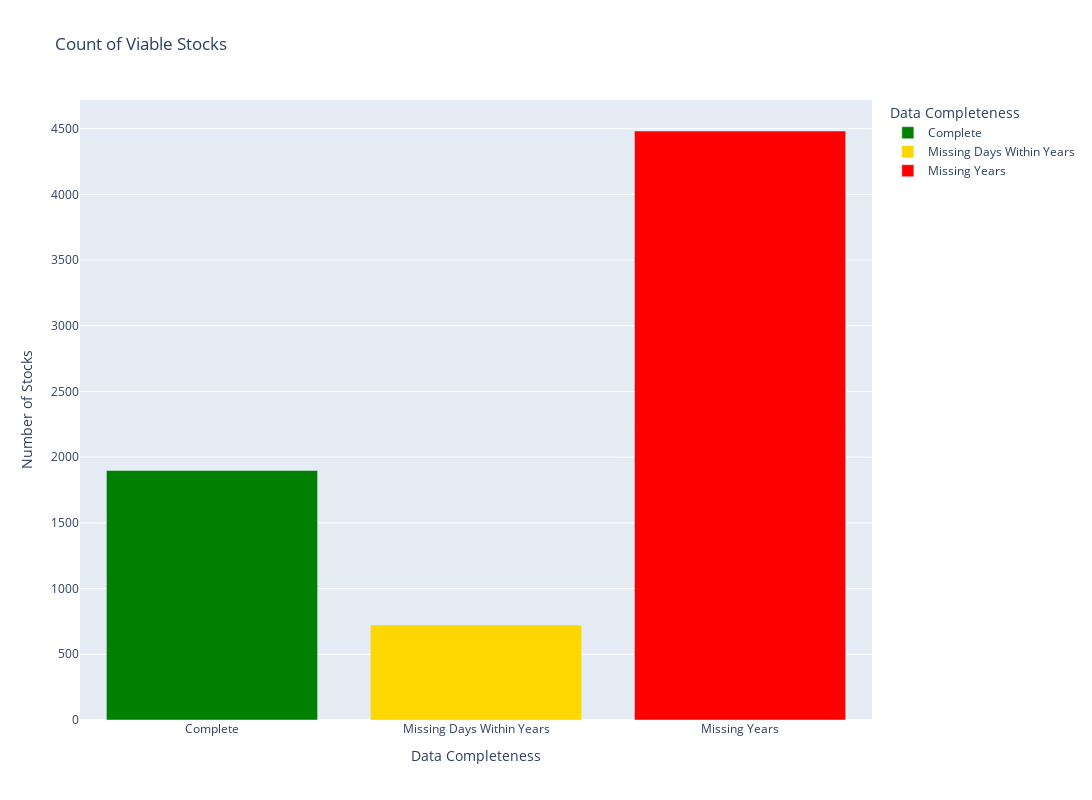

Here is the notebook cell this chart was saved with:
### Code cell
# Visualize how much of the data is complete within the time range
from eda import plot_data_viability
plot = plot_data_viability('./data/unprocessed/')
plot.show()

### Figure 1 — Plotly figure (JSON) as saved in the notebook; plotly's stock layout.template omitted (floating-point values rounded to 4 significant figures)
{"data": [{"alignmentgroup": "True", "hovertemplate": "Data Completeness=%{x}<br>Number of Stocks=%{y}<extra></extra>", "legendgroup": "Complete", "marker": {"color": "green", "pattern": {"shape": ""}}, "name": "Complete", "offsetgroup": "Complete", "orientation": "v", "showlegend": true, "textposition": "auto", "type": "bar", "x": ["Complete"], "xaxis": "x", "y": [1899], "yaxis": "y"}, {"alignmentgroup": "True", "hovertemplate": "Data Completeness=%{x}<br>Number of Stocks=%{y}<extra></extra>", "legendgroup": "Missing Days Within Years", "marker": {"color": "gold", "pattern": {"shape": ""}}, "name": "Missing Days Within Years", "offsetgroup": "Missing Days Within Years", "orientation": "v", "showlegend": true, "textposition": "auto", "type": "bar", "x": ["Missing Days Within Years"], "xaxis": "x", "y": [723], "yaxis": "y"}, {"alignmentgroup": "True", "hovertemplate": "Data Completeness=%{x}<br>Number of Stocks=%{y}<extra></extra>", "legendgroup": "Missing Years", "marker": {"color": "red", "pattern": {"shape": ""}}, "name": "Missing Years", "offsetgroup": "Missing Years", "orientation": "v", "showlegend": true, "textposition": "auto", "type": "bar", "x": ["Missing Years"], "xaxis": "x", "y": [4482], "yaxis": "y"}], "layout": {"barmode": "relative", "height": 800, "legend": {"title": {"text": "Data Completeness"}, "tracegroupgap": 0}, "title": {"text": "Count of Viable Stocks"}, "width": 1200, "xaxis": {"anchor": "y", "categoryarray": ["Complete", "Missing Days Within Years", "Missing Years"], "categoryorder": "array", "domain": [0, 1], "title": {"text": "Data Completeness"}}, "yaxis": {"anchor": "x", "domain": [0, 1], "title": {"text": "Number of Stocks"}}}}
